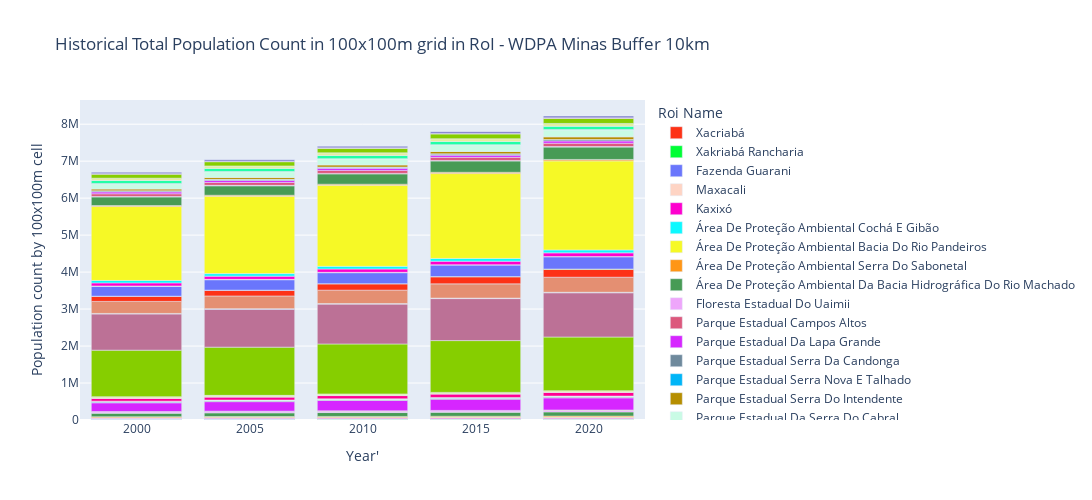

The notebook cell saved with this chart:
### Code cell
# Subset by by buffer 10km
historical_popCount_buf10km_df = historical_popCount_df[historical_popCount_df['Region'] == 'Buffer 10Km']

# Bar Chart
fig_hist_pop00_20_buf10km = px.bar(historical_popCount_buf10km_df,
                                  x = historical_popCount_buf10km_df['Year'],
                                  y = historical_popCount_buf10km_df['sum'],
                                  color = roi_column_name,
                                  color_discrete_sequence=px.colors.qualitative.Light24,
                                  width=1400, height=500, 
                                  labels = {'Year': "Year'", "sum": "Population count by 100x100m cell"},
                                  title = "Historical Total Population Count in 100x100m grid in RoI - " + projectname + " Buffer 10km")

fig_hist_pop00_20_buf10km.update_layout(legend_title_text ='Roi Name')

### Figure 1 — Plotly figure (JSON) as saved in the notebook; plotly's stock layout.template omitted (floating-point values rounded to 4 significant figures)
{"data": [{"alignmentgroup": "True", "hovertemplate": "NAME=Xacriabá<br>Year'=%{x}<br>Population count by 100x100m cell=%{y}<extra></extra>", "legendgroup": "Xacriabá", "marker": {"color": "#FD3216", "pattern": {"shape": ""}}, "name": "Xacriabá", "offsetgroup": "Xacriabá", "orientation": "v", "showlegend": true, "textposition": "auto", "type": "bar", "x": [2000, 2000, 2005, 2005, 2010, 2010, 2015, 2015, 2020, 2020], "xaxis": "x", "y": [6204.0, 2565.0, 6265.0, 2519.0, 6643.0, 2642.0, 6965.0, 2859.0, 7292.0, 2959.0], "yaxis": "y"}, {"alignmentgroup": "True", "hovertemplate": "NAME=Xakriabá Rancharia<br>Year'=%{x}<br>Population count by 100x100m cell=%{y}<extra></extra>", "legendgroup": "Xakriabá Rancharia", "marker": {"color": "#00FE35", "pattern": {"shape": ""}}, "name": "Xakriabá Rancharia", "offsetgroup": "Xakriabá Rancharia", "orientation": "v", "showlegend": true, "textposition": "auto", "type": "bar", "x": [2000, 2000, 2005, 2005, 2010, 2010, 2015, 2015, 2020, 2020], "xaxis": "x", "y": [5313.0, 7422.0, 6633.0, 7650.0, 7119.0, 7697.0, 7514.0, 8213.0, 8243.0, 8454.0], "yaxis": "y"}, {"alignmentgroup": "True", "hovertemplate": "NAME=Fazenda Guarani<br>Year'=%{x}<br>Population count by 100x100m cell=%{y}<extra></extra>", "legendgroup": "Fazenda Guarani", "marker": {"color": "#6A76FC", "pattern": {"shape": ""}}, "name": "Fazenda Guarani", "offsetgroup": "Fazenda Guarani", "orientation": "v", "showlegend": true, "textposition": "auto", "type": "bar", "x": [2000, 2005, 2010, 2015, 2020], "xaxis": "x", "y": [3704.0, 3658.0, 3654.0, 3644.0, 3689.0], "yaxis": "y"}, {"alignmentgroup": "True", "hovertemplate": "NAME=Maxacali<br>Year'=%{x}<br>Population count by 100x100m cell=%{y}<extra></extra>", "legendgroup": "Maxacali", "marker": {"color": "#FED4C4", "pattern": {"shape": ""}}, "name": "Maxacali", "offsetgroup": "Maxacali", "orientation": "v", "showlegend": true, "textposition": "auto", "type": "bar", "x": [2000, 2005, 2010, 2015, 2020], "xaxis": "x", "y": [7203.0, 7624.0, 7671.0, 7759.0, 7875.0], "yaxis": "y"}, {"alignmentgroup": "True", "hovertemplate": "NAME=Kaxixó<br>Year'=%{x}<br>Population count by 100x100m cell=%{y}<extra></extra>", "legendgroup": "Kaxixó", "marker": {"color": "#FE00CE", "pattern": {"shape": ""}}, "name": "Kaxixó", "offsetgroup": "Kaxixó", "orientation": "v", "showlegend": true, "textposition": "auto", "type": "bar", "x": [2000, 2005, 2010, 2015, 2020], "xaxis": "x", "y": [20140.0, 21590.0, 22770.0, 24070.0, 25360.0], "yaxis": "y"}, {"alignmentgroup": "True", "hovertemplate": "NAME=Área De Proteção Ambiental Cochá E Gibão<br>Year'=%{x}<br>Population count by 100x100m cell=%{y}<extra></extra>", "legendgroup": "Área De Proteção Ambiental Cochá E Gibão", "marker": {"color": "#0DF9FF", "pattern": {"shape": ""}}, "name": "Área De Proteção Ambiental Cochá E Gibão", "offsetgroup": "Área De Proteção Ambiental Cochá E Gibão", "orientation": "v", "showlegend": true, "textposition": "auto", "type": "bar", "x": [2000, 2005, 2010, 2015, 2020], "xaxis": "x", "y": [2759.0, 2811.0, 2825.0, 3109.0, 3190.0], "yaxis": "y"}, {"alignmentgroup": "True", "hovertemplate": "NAME=Área De Proteção Ambiental Bacia Do Rio Pandeiros<br>Year'=%{x}<br>Population count by 100x100m cell=%{y}<extra></extra>", "legendgroup": "Área De Proteção Ambiental Bacia Do Rio Pandeiros", "marker": {"color": "#F6F926", "pattern": {"shape": ""}}, "name": "Área De Proteção Ambiental Bacia Do Rio Pandeiros", "offsetgroup": "Área De Proteção Ambiental Bacia Do Rio Pandeiros", "orientation": "v", "showlegend": true, "textposition": "auto", "type": "bar", "x": [2000, 2005, 2010, 2015, 2020], "xaxis": "x", "y": [7386.0, 7955.0, 8382.0, 8712.0, 8955.0], "yaxis": "y"}, {"alignmentgroup": "True", "hovertemplate": "NAME=Área De Proteção Ambiental Serra Do Sabonetal<br>Year'=%{x}<br>Population count by 100x100m cell=%{y}<extra></extra>", "legendgroup": "Área De Proteção Ambiental Serra Do Sabonetal", "marker": {"color": "#FF9616", "pattern": {"shape": ""}}, "name": "Área De Proteção Ambiental Serra Do Sabonetal", "offsetgroup": "Área De Proteção Ambiental Serra Do Sabonetal", "orientation": "v", "showlegend": true, "textposition": "auto", "type": "bar", "x": [2000, 2005, 2010, 2015, 2020], "xaxis": "x", "y": [25950.0, 26930.0, 27780.0, 28470.0, 29710.0], "yaxis": "y"}, {"alignmentgroup": "True", "hovertemplate": "NAME=Área De Proteção Ambiental Da Bacia Hidrográfica Do Rio Machado<br>Year'=%{x}<br>Population count by 100x100m cell=%{y}<extra></extra>", "legendgroup": "Área De Proteção Ambiental Da Bacia Hidrográfica Do Rio Machado", "marker": {"color": "#479B55", "pattern": {"shape": ""}}, "name": "Área De Proteção Ambiental Da Bacia Hidrográfica Do Rio Machado", "offsetgroup": "Área De Proteção Ambiental Da Bacia Hidrográfica Do Rio Machado", "orientation": "v", "showlegend": true, "textposition": "auto", "type": "bar", "x": [2000, 2005, 2010, 2015, 2020], "xaxis": "x", "y": [95880.0, 99990.0, 104200.0, 108600.0, 113300.0], "yaxis": "y"}, {"alignmentgroup": "True", "hovertemplate": "NAME=Floresta Estadual Do Uaimii<br>Year'=%{x}<br>Population count by 100x100m cell=%{y}<extra></extra>", "legendgroup": "Floresta Estadual Do Uaimii", "marker": {"color": "#EEA6FB", "pattern": {"shape": ""}}, "name": "Floresta Estadual Do Uaimii", "offsetgroup": "Floresta Estadual Do Uaimii", "orientation": "v", "showlegend": true, "textposition": "auto", "type": "bar", "x": [2000, 2005, 2010, 2015, 2020], "xaxis": "x", "y": [33880.0, 34940.0, 36160.0, 37370.0, 38620.0], "yaxis": "y"}, {"alignmentgroup": "True", "hovertemplate": "NAME=Parque Estadual Campos Altos<br>Year'=%{x}<br>Population count by 100x100m cell=%{y}<extra></extra>", "legendgroup": "Parque Estadual Campos Altos", "marker": {"color": "#DC587D", "pattern": {"shape": ""}}, "name": "Parque Estadual Campos Altos", "offsetgroup": "Parque Estadual Campos Altos", "orientation": "v", "showlegend": true, "textposition": "auto", "type": "bar", "x": [2000, 2005, 2010, 2015, 2020], "xaxis": "x", "y": [10370.0, 10850.0, 11360.0, 11830.0, 12400.0], "yaxis": "y"}, {"alignmentgroup": "True", "hovertemplate": "NAME=Parque Estadual Da Lapa Grande<br>Year'=%{x}<br>Population count by 100x100m cell=%{y}<extra></extra>", "legendgroup": "Parque Estadual Da Lapa Grande", "marker": {"color": "#D626FF", "pattern": {"shape": ""}}, "name": "Parque Estadual Da Lapa Grande", "offsetgroup": "Parque Estadual Da Lapa Grande", "orientation": "v", "showlegend": true, "textposition": "auto", "type": "bar", "x": [2000, 2005, 2010, 2015, 2020], "xaxis": "x", "y": [236400.0, 256700.0, 278800.0, 303200.0, 329100.0], "yaxis": "y"}, {"alignmentgroup": "True", "hovertemplate": "NAME=Parque Estadual Serra Da Candonga<br>Year'=%{x}<br>Population count by 100x100m cell=%{y}<extra></extra>", "legendgroup": "Parque Estadual Serra Da Candonga", "marker": {"color": "#6E899C", "pattern": {"shape": ""}}, "name": "Parque Estadual Serra Da Candonga", "offsetgroup": "Parque Estadual Serra Da Candonga", "orientation": "v", "showlegend": true, "textposition": "auto", "type": "bar", "x": [2000, 2005, 2010, 2015, 2020], "xaxis": "x", "y": [17700.0, 18680.0, 19610.0, 20770.0, 21720.0], "yaxis": "y"}, {"alignmentgroup": "True", "hovertemplate": "NAME=Parque Estadual Serra Nova E Talhado<br>Year'=%{x}<br>Population count by 100x100m cell=%{y}<extra></extra>", "legendgroup": "Parque Estadual Serra Nova E Talhado", "marker": {"color": "#00B5F7", "pattern": {"shape": ""}}, "name": "Parque Estadual Serra Nova E Talhado", "offsetgroup": "Parque Estadual Serra Nova E Talhado", "orientation": "v", "showlegend": true, "textposition": "auto", "type": "bar", "x": [2000, 2005, 2010, 2015, 2020], "xaxis": "x", "y": [12830.0, 12250.0, 12350.0, 12650.0, 12750.0], "yaxis": "y"}, {"alignmentgroup": "True", "hovertemplate": "NAME=Parque Estadual Serra Do Intendente<br>Year'=%{x}<br>Population count by 100x100m cell=%{y}<extra></extra>", "legendgroup": "Parque Estadual Serra Do Intendente", "marker": {"color": "#B68E00", "pattern": {"shape": ""}}, "name": "Parque Estadual Serra Do Intendente", "offsetgroup": "Parque Estadual Serra Do Intendente", "orientation": "v", "showlegend": true, "textposition": "auto", "type": "bar", "x": [2000, 2005, 2010, 2015, 2020], "xaxis": "x", "y": [3382.0, 3418.0, 3331.0, 3472.0, 3360.0], "yaxis": "y"}, {"alignmentgroup": "True", "hovertemplate": "NAME=Parque Estadual Da Serra Do Cabral<br>Year'=%{x}<br>Population count by 100x100m cell=%{y}<extra></extra>", "legendgroup": "Parque Estadual Da Serra Do Cabral", "marker": {"color": "#C9FBE5", "pattern": {"shape": ""}}, "name": "Parque Estadual Da Serra Do Cabral", "offsetgroup": "Parque Estadual Da Serra Do Cabral", "orientation": "v", "showlegend": true, "textposition": "auto", "type": "bar", "x": [2000, 2005, 2010, 2015, 2020], "xaxis": "x", "y": [10090.0, 10180.0, 10270.0, 10410.0, 10540.0], "yaxis": "y"}, {"alignmentgroup": "True", "hovertemplate": "NAME=Parque Estadual Pau Furado<br>Year'=%{x}<br>Population count by 100x100m cell=%{y}<extra></extra>", "legendgroup": "Parque Estadual Pau Furado", "marker": {"color": "#FF0092", "pattern": {"shape": ""}}, "name": "Parque Estadual Pau Furado", "offsetgroup": "Parque Estadual Pau Furado", "orientation": "v", "showlegend": true, "textposition": "auto", "type": "bar", "x": [2000, 2005, 2010, 2015, 2020], "xaxis": "x", "y": [76440.0, 81620.0, 87390.0, 93600.0, 100400.0], "yaxis": "y"}, {"alignmentgroup": "True", "hovertemplate": "NAME=Parque Estadual De Montezuma<br>Year'=%{x}<br>Population count by 100x100m cell=%{y}<extra></extra>", "legendgroup": "Parque Estadual De Montezuma", "marker": {"color": "#22FFA7", "pattern": {"shape": ""}}, "name": "Parque Estadual De Montezuma", "offsetgroup": "Parque Estadual De Montezuma", "orientation": "v", "showlegend": true, "textposition": "auto", "type": "bar", "x": [2000, 2005, 2010, 2015, 2020], "xaxis": "x", "y": [3596.0, 3876.0, 4113.0, 4320.0, 4571.0], "yaxis": "y"}, {"alignmentgroup": "True", "hovertemplate": "NAME=Parque Estadual Caminho Dos Gerais<br>Year'=%{x}<br>Population count by 100x100m cell=%{y}<extra></extra>", "legendgroup": "Parque Estadual Caminho Dos Gerais", "marker": {"color": "#E3EE9E", "pattern": {"shape": ""}}, "name": "Parque Estadual Caminho Dos Gerais", "offsetgroup": "Parque Estadual Caminho Dos Gerais", "orientation": "v", "showlegend": true, "textposition": "auto", "type": "bar", "x": [2000, 2005, 2010, 2015, 2020], "xaxis": "x", "y": [40620.0, 39970.0, 39970.0, 39460.0, 39370.0], "yaxis": "y"}, {"alignmentgroup": "True", "hovertemplate": "NAME=Estação Ecológica Do Cercadinho<br>Year'=%{x}<br>Population count by 100x100m cell=%{y}<extra></extra>", "legendgroup": "Estação Ecológica Do Cercadinho", "marker": {"color": "#86CE00", "pattern": {"shape": ""}}, "name": "Estação Ecológica Do Cercadinho", "offsetgroup": "Estação Ecológica Do Cercadinho", "orientation": "v", "showlegend": true, "textposition": "auto", "type": "bar", "x": [2000, 2005, 2010, 2015, 2020], "xaxis": "x", "y": [1259000.0, 1304000.0, 1351000.0, 1401000.0, 1452000.0], "yaxis": "y"}, {"alignmentgroup": "True", "hovertemplate": "NAME=Parque Estadual Serra Verde<br>Year'=%{x}<br>Population count by 100x100m cell=%{y}<extra></extra>", "legendgroup": "Parque Estadual Serra Verde", "marker": {"color": "#BC7196", "pattern": {"shape": ""}}, "name": "Parque Estadual Serra Verde", "offsetgroup": "Parque Estadual Serra Verde", "orientation": "v", "showlegend": true, "textposition": "auto", "type": "bar", "x": [2000, 2005, 2010, 2015, 2020], "xaxis": "x", "y": [979500.0, 1027000.0, 1079000.0, 1136000.0, 1197000.0], "yaxis": "y"}, {"alignmentgroup": "True", "hovertemplate": "NAME=Krenak<br>Year'=%{x}<br>Population count by 100x100m cell=%{y}<extra></extra>", "legendgroup": "Krenak", "marker": {"color": "#7E7DCD", "pattern": {"shape": ""}}, "name": "Krenak", "offsetgroup": "Krenak", "orientation": "v", "showlegend": true, "textposition": "auto", "type": "bar", "x": [2000, 2005, 2010, 2015, 2020], "xaxis": "x", "y": [11810.0, 11860.0, 11910.0, 12000.0, 12100.0], "yaxis": "y"}, {"alignmentgroup": "True", "hovertemplate": "NAME=Mundo Verde/Cachoeirinha<br>Year'=%{x}<br>Population count by 100x100m cell=%{y}<extra></extra>", "legendgroup": "Mundo Verde/Cachoeirinha", "marker": {"color": "#FC6955", "pattern": {"shape": ""}}, "name": "Mundo Verde/Cachoeirinha", "offsetgroup": "Mundo Verde/Cachoeirinha", "orientation": "v", "showlegend": true, "textposition": "auto", "type": "bar", "x": [2000, 2005, 2010, 2015, 2020], "xaxis": "x", "y": [2113.0, 2003.0, 2067.0, 2018.0, 1968.0], "yaxis": "y"}, {"alignmentgroup": "True", "hovertemplate": "NAME=Rio Doce State Park<br>Year'=%{x}<br>Population count by 100x100m cell=%{y}<extra></extra>", "legendgroup": "Rio Doce State Park", "marker": {"color": "#E48F72", "pattern": {"shape": ""}}, "name": "Rio Doce State Park", "offsetgroup": "Rio Doce State Park", "orientation": "v", "showlegend": true, "textposition": "auto", "type": "bar", "x": [2000, 2005, 2010, 2015, 2020], "xaxis": "x", "y": [325300.0, 343800.0, 363100.0, 384300.0, 407300.0], "yaxis": "y"}, {"alignmentgroup": "True", "hovertemplate": "NAME=Parque Estadual Serra Do Sobrado<br>Year'=%{x}<br>Population count by 100x100m cell=%{y}<extra></extra>", "legendgroup": "Parque Estadual Serra Do Sobrado", "marker": {"color": "#FD3216", "pattern": {"shape": ""}}, "name": "Parque Estadual Serra Do Sobrado", "offsetgroup": "Parque Estadual Serra Do Sobrado", "orientation": "v", "showlegend": true, "textposition": "auto", "type": "bar", "x": [2000, 2005, 2010, 2015, 2020], "xaxis": "x", "y": [137200.0, 152600.0, 170700.0, 191600.0, 215500.0], "yaxis": "y"}, {"alignmentgroup": "True", "hovertemplate": "NAME=Parque Estadual Do Limoeiro<br>Year'=%{x}<br>Population count by 100x100m cell=%{y}<extra></extra>", "legendgroup": "Parque Estadual Do Limoeiro", "marker": {"color": "#00FE35", "pattern": {"shape": ""}}, "name": "Parque Estadual Do Limoeiro", "offsetgroup": "Parque Estadual Do Limoeiro", "orientation": "v", "showlegend": true, "textposition": "auto", "type": "bar", "x": [2000, 2005, 2010, 2015, 2020], "xaxis": "x", "y": [4163.0, 4429.0, 4631.0, 4731.0, 5017.0], "yaxis": "y"}, {"alignmentgroup": "True", "hovertemplate": "NAME=Área De Proteção Ambiental Serra Do Timóteo<br>Year'=%{x}<br>Population count by 100x100m cell=%{y}<extra></extra>", "legendgroup": "Área De Proteção Ambiental Serra Do Timóteo", "marker": {"color": "#6A76FC", "pattern": {"shape": ""}}, "name": "Área De Proteção Ambiental Serra Do Timóteo", "offsetgroup": "Área De Proteção Ambiental Serra Do Timóteo", "orientation": "v", "showlegend": true, "textposition": "auto", "type": "bar", "x": [2000, 2005, 2010, 2015, 2020], "xaxis": "x", "y": [266900.0, 281500.0, 296500.0, 312600.0, 330000.0], "yaxis": "y"}, {"alignmentgroup": "True", "hovertemplate": "NAME=Monumento Natural Municipal Serra Da Ferrugem<br>Year'=%{x}<br>Population count by 100x100m cell=%{y}<extra></extra>", "legendgroup": "Monumento Natural Municipal Serra Da Ferrugem", "marker": {"color": "#FED4C4", "pattern": {"shape": ""}}, "name": "Monumento Natural Municipal Serra Da Ferrugem", "offsetgroup": "Monumento Natural Municipal Serra Da Ferrugem", "orientation": "v", "showlegend": true, "textposition": "auto", "type": "bar", "x": [2000, 2005, 2010, 2015, 2020], "xaxis": "x", "y": [10190.0, 9961.0, 9752.0, 9588.0, 9406.0], "yaxis": "y"}, {"alignmentgroup": "True", "hovertemplate": "NAME=Refúgio Estadual De Vida Silvestre Libélulas Da Serra De São José<br>Year'=%{x}<br>Population count by 100x100m cell=%{y}<extra></extra>", "legendgroup": "Refúgio Estadual De Vida Silvestre Libélulas Da Serra De São José", "marker": {"color": "#FE00CE", "pattern": {"shape": ""}}, "name": "Refúgio Estadual De Vida Silvestre Libélulas Da Serra De São José", "offsetgroup": "Refúgio Estadual De Vida Silvestre Libélulas Da Serra De São José", "orientation": "v", "showlegend": true, "textposition": "auto", "type": "bar", "x": [2000, 2005, 2010, 2015, 2020], "xaxis": "x", "y": [82390.0, 86010.0, 89660.0, 93660.0, 97760.0], "yaxis": "y"}, {"alignmentgroup": "True", "hovertemplate": "NAME=Monumento Natural Estadual Vargem Da Pedra<br>Year'=%{x}<br>Population count by 100x100m cell=%{y}<extra></extra>", "legendgroup": "Monumento Natural Estadual Vargem Da Pedra", "marker": {"color": "#0DF9FF", "pattern": {"shape": ""}}, "name": "Monumento Natural Estadual Vargem Da Pedra", "offsetgroup": "Monumento Natural Estadual Vargem Da Pedra", "orientation": "v", "showlegend": true, "textposition": "auto", "type": "bar", "x": [2000, 2005, 2010, 2015, 2020], "xaxis": "x", "y": [65740.0, 69010.0, 72170.0, 75710.0, 79520.0], "yaxis": "y"}, {"alignmentgroup": "True", "hovertemplate": "NAME=Área De Proteção Ambiental Sul-Rmbh<br>Year'=%{x}<br>Population count by 100x100m cell=%{y}<extra></extra>", "legendgroup": "Área De Proteção Ambiental Sul-Rmbh", "marker": {"color": "#F6F926", "pattern": {"shape": ""}}, "name": "Área De Proteção Ambiental Sul-Rmbh", "offsetgroup": "Área De Proteção Ambiental Sul-Rmbh", "orientation": "v", "showlegend": true, "textposition": "auto", "type": "bar", "x": [2000, 2005, 2010, 2015, 2020], "xaxis": "x", "y": [1999000.0, 2091000.0, 2190000.0, 2295000.0, 2409000.0], "yaxis": "y"}, {"alignmentgroup": "True", "hovertemplate": "NAME=Estação Ecológica  De Arêdes<br>Year'=%{x}<br>Population count by 100x100m cell=%{y}<extra></extra>", "legendgroup": "Estação Ecológica  De Arêdes", "marker": {"color": "#FF9616", "pattern": {"shape": ""}}, "name": "Estação Ecológica  De Arêdes", "offsetgroup": "Estação Ecológica  De Arêdes", "orientation": "v", "showlegend": true, "textposition": "auto", "type": "bar", "x": [2000, 2005, 2010, 2015, 2020], "xaxis": "x", "y": [26540.0, 29070.0, 31720.0, 34760.0, 38150.0], "yaxis": "y"}, {"alignmentgroup": "True", "hovertemplate": "NAME=Floresta Estadual São Judas Tadeu<br>Year'=%{x}<br>Population count by 100x100m cell=%{y}<extra></extra>", "legendgroup": "Floresta Estadual São Judas Tadeu", "marker": {"color": "#479B55", "pattern": {"shape": ""}}, "name": "Floresta Estadual São Judas Tadeu", "offsetgroup": "Floresta Estadual São Judas Tadeu", "orientation": "v", "showlegend": true, "textposition": "auto", "type": "bar", "x": [2000, 2005, 2010, 2015, 2020], "xaxis": "x", "y": [233300.0, 255200.0, 279300.0, 305900.0, 335300.0], "yaxis": "y"}, {"alignmentgroup": "True", "hovertemplate": "NAME=Monumento Natural Estadual Serra Do Gambá<br>Year'=%{x}<br>Population count by 100x100m cell=%{y}<extra></extra>", "legendgroup": "Monumento Natural Estadual Serra Do Gambá", "marker": {"color": "#EEA6FB", "pattern": {"shape": ""}}, "name": "Monumento Natural Estadual Serra Do Gambá", "offsetgroup": "Monumento Natural Estadual Serra Do Gambá", "orientation": "v", "showlegend": true, "textposition": "auto", "type": "bar", "x": [2000, 2005, 2010, 2015, 2020], "xaxis": "x", "y": [12750.0, 12730.0, 12850.0, 13080.0, 13330.0], "yaxis": "y"}, {"alignmentgroup": "True", "hovertemplate": "NAME=Parque Natural Municipal Do Intelecto<br>Year'=%{x}<br>Population count by 100x100m cell=%{y}<extra></extra>", "legendgroup": "Parque Natural Municipal Do Intelecto", "marker": {"color": "#DC587D", "pattern": {"shape": ""}}, "name": "Parque Natural Municipal Do Intelecto", "offsetgroup": "Parque Natural Municipal Do Intelecto", "orientation": "v", "showlegend": true, "textposition": "auto", "type": "bar", "x": [2000, 2005, 2010, 2015, 2020], "xaxis": "x", "y": [72420.0, 76500.0, 80690.0, 85200.0, 89910.0], "yaxis": "y"}, {"alignmentgroup": "True", "hovertemplate": "NAME=Parque Estadual Cerca Grande<br>Year'=%{x}<br>Population count by 100x100m cell=%{y}<extra></extra>", "legendgroup": "Parque Estadual Cerca Grande", "marker": {"color": "#D626FF", "pattern": {"shape": ""}}, "name": "Parque Estadual Cerca Grande", "offsetgroup": "Parque Estadual Cerca Grande", "orientation": "v", "showlegend": true, "textposition": "auto", "type": "bar", "x": [2000, 2005, 2010, 2015, 2020], "xaxis": "x", "y": [50370.0, 52960.0, 55800.0, 58660.0, 61780.0], "yaxis": "y"}, {"alignmentgroup": "True", "hovertemplate": "NAME=Monumento Natural Experiência Da Jaguara<br>Year'=%{x}<br>Population count by 100x100m cell=%{y}<extra></extra>", "legendgroup": "Monumento Natural Experiência Da Jaguara", "marker": {"color": "#6E899C", "pattern": {"shape": ""}}, "name": "Monumento Natural Experiência Da Jaguara", "offsetgroup": "Monumento Natural Experiência Da Jaguara", "orientation": "v", "showlegend": true, "textposition": "auto", "type": "bar", "x": [2000, 2005, 2010, 2015, 2020], "xaxis": "x", "y": [29990.0, 31400.0, 32950.0, 34760.0, 36420.0], "yaxis": "y"}, {"alignmentgroup": "True", "hovertemplate": "NAME=Parque Estadual De Paracatu<br>Year'=%{x}<br>Population count by 100x100m cell=%{y}<extra></extra>", "legendgroup": "Parque Estadual De Paracatu", "marker": {"color": "#00B5F7", "pattern": {"shape": ""}}, "name": "Parque Estadual De Paracatu", "offsetgroup": "Parque Estadual De Paracatu", "orientation": "v", "showlegend": true, "textposition": "auto", "type": "bar", "x": [2000, 2005, 2010, 2015, 2020], "xaxis": "x", "y": [394.3, 554.3, 564.8, 603.1, 664.7], "yaxis": "y"}, {"alignmentgroup": "True", "hovertemplate": "NAME=Monumento Natural Estadual Várzea Da Lapa<br>Year'=%{x}<br>Population count by 100x100m cell=%{y}<extra></extra>", "legendgroup": "Monumento Natural Estadual Várzea Da Lapa", "marker": {"color": "#B68E00", "pattern": {"shape": ""}}, "name": "Monumento Natural Estadual Várzea Da Lapa", "offsetgroup": "Monumento Natural Estadual Várzea Da Lapa", "orientation": "v", "showlegend": true, "textposition": "auto", "type": "bar", "x": [2000, 2005, 2010, 2015, 2020], "xaxis": "x", "y": [46930.0, 52290.0, 58380.0, 65350.0, 73370.0], "yaxis": "y"}, {"alignmentgroup": "True", "hovertemplate": "NAME=Monumento Natural Estadual Gruta Rei Do Mato<br>Year'=%{x}<br>Population count by 100x100m cell=%{y}<extra></extra>", "legendgroup": "Monumento Natural Estadual Gruta Rei Do Mato", "marker": {"color": "#C9FBE5", "pattern": {"shape": ""}}, "name": "Monumento Natural Estadual Gruta Rei Do Mato", "offsetgroup": "Monumento Natural Estadual Gruta Rei Do Mato", "orientation": "v", "showlegend": true, "textposition": "auto", "type": "bar", "x": [2000, 2005, 2010, 2015, 2020], "xaxis": "x", "y": [143000.0, 154400.0, 165600.0, 178000.0, 191400.0], "yaxis": "y"}, {"alignmentgroup": "True", "hovertemplate": "NAME=Monumento Natural Estadual Peter Lund<br>Year'=%{x}<br>Population count by 100x100m cell=%{y}<extra></extra>", "legendgroup": "Monumento Natural Estadual Peter Lund", "marker": {"color": "#FF0092", "pattern": {"shape": ""}}, "name": "Monumento Natural Estadual Peter Lund", "offsetgroup": "Monumento Natural Estadual Peter Lund", "orientation": "v", "showlegend": true, "textposition": "auto", "type": "bar", "x": [2000, 2005, 2010, 2015, 2020], "xaxis": "x", "y": [5020.0, 5031.0, 5048.0, 5064.0, 5117.0], "yaxis": "y"}, {"alignmentgroup": "True", "hovertemplate": "NAME=Área De Proteção Ambiental Do Alto Do Mucuri<br>Year'=%{x}<br>Population count by 100x100m cell=%{y}<extra></extra>", "legendgroup": "Área De Proteção Ambiental Do Alto Do Mucuri", "marker": {"color": "#22FFA7", "pattern": {"shape": ""}}, "name": "Área De Proteção Ambiental Do Alto Do Mucuri", "offsetgroup": "Área De Proteção Ambiental Do Alto Do Mucuri", "orientation": "v", "showlegend": true, "textposition": "auto", "type": "bar", "x": [2000, 2005, 2010, 2015, 2020], "xaxis": "x", "y": [83540.0, 84620.0, 85670.0, 86690.0, 88110.0], "yaxis": "y"}, {"alignmentgroup": "True", "hovertemplate": "NAME=Parque Natural Municipal Das Andorinhas<br>Year'=%{x}<br>Population count by 100x100m cell=%{y}<extra></extra>", "legendgroup": "Parque Natural Municipal Das Andorinhas", "marker": {"color": "#E3EE9E", "pattern": {"shape": ""}}, "name": "Parque Natural Municipal Das Andorinhas", "offsetgroup": "Parque Natural Municipal Das Andorinhas", "orientation": "v", "showlegend": true, "textposition": "auto", "type": "bar", "x": [2000, 2005, 2010, 2015, 2020], "xaxis": "x", "y": [63370.0, 66840.0, 70300.0, 74290.0, 78280.0], "yaxis": "y"}, {"alignmentgroup": "True", "hovertemplate": "NAME=Parque Natural Municipal Da Serra De São Domingos<br>Year'=%{x}<br>Population count by 100x100m cell=%{y}<extra></extra>", "legendgroup": "Parque Natural Municipal Da Serra De São Domingos", "marker": {"color": "#86CE00", "pattern": {"shape": ""}}, "name": "Parque Natural Municipal Da Serra De São Domingos", "offsetgroup": "Parque Natural Municipal Da Serra De São Domingos", "orientation": "v", "showlegend": true, "textposition": "auto", "type": "bar", "x": [2000, 2005, 2010, 2015, 2020], "xaxis": "x", "y": [108500.0, 114800.0, 121500.0, 128700.0, 136200.0], "yaxis": "y"}, {"alignmentgroup": "True", "hovertemplate": "NAME=Parque Natural Municipal Da Biquinha<br>Year'=%{x}<br>Population count by 100x100m cell=%{y}<extra></extra>", "legendgroup": "Parque Natural Municipal Da Biquinha", "marker": {"color": "#BC7196", "pattern": {"shape": ""}}, "name": "Parque Natural Municipal Da Biquinha", "offsetgroup": "Parque Natural Municipal Da Biquinha", "orientation": "v", "showlegend": true, "textposition": "auto", "type": "bar", "x": [2000, 2005, 2010, 2015, 2020], "xaxis": "x", "y": [12940.0, 13390.0, 13790.0, 14240.0, 14920.0], "yaxis": "y"}, {"alignmentgroup": "True", "hovertemplate": "NAME=Parque Estadual Serra Do Ouro Branco<br>Year'=%{x}<br>Population count by 100x100m cell=%{y}<extra></extra>", "legendgroup": "Parque Estadual Serra Do Ouro Branco", "marker": {"color": "#7E7DCD", "pattern": {"shape": ""}}, "name": "Parque Estadual Serra Do Ouro Branco", "offsetgroup": "Parque Estadual Serra Do Ouro Branco", "orientation": "v", "showlegend": true, "textposition": "auto", "type": "bar", "x": [2000, 2005, 2010, 2015, 2020], "xaxis": "x", "y": [39380.0, 41720.0, 44470.0, 47230.0, 50250.0], "yaxis": "y"}], "layout": {"barmode": "relative", "height": 500, "legend": {"title": {"text": "Roi Name"}, "tracegroupgap": 0}, "title": {"text": "Historical Total Population Count in 100x100m grid in RoI - WDPA Minas Buffer 10km"}, "width": 1400, "xaxis": {"anchor": "y", "autorange": true, "domain": [0, 1], "range": [1998.0, 2022.0], "title": {"text": "Year'"}, "type": "linear"}, "yaxis": {"anchor": "x", "autorange": true, "domain": [0, 1], "range": [0, 8654000.0], "title": {"text": "Population count by 100x100m cell"}, "type": "linear"}}}
